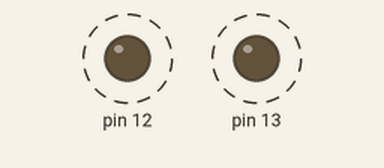
Bench run of a sketch on a simulated Arduino Uno, built with avr-gcc and run on an emulated ATmega328P. Shown: output pins drawn as LEDs (lit = HIGH). Dashed ring = blinking.

Above: at 0.05 s.
Timing chart, 0 to 4.6 s (numbered marks = the images above):
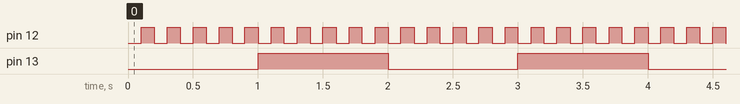

The sketch:

differente_time.ino
```cpp
unsigned long previousMillisLED12=0;
unsigned long previousMillisLED13=0;


int intervalLED12 = 100;
int intervalLED13 = 1000;

boolean LED13state = false;
boolean LED12state = false;

void setup(){
  pinMode(13 , OUTPUT);
  pinMode(12 , OUTPUT);
}

void loop(){
  unsigned long currentMillis = millis();

  if ((currentMillis - previousMillisLED12) >= intervalLED12) {
     LED12state = !LED12state;
     digitalWrite(12, LED12state);
     previousMillisLED12 = currentMillis;
  }

   if ((currentMillis - previousMillisLED13) >= intervalLED13) {
     LED13state = !LED13state;
     digitalWrite(13, LED13state);
     previousMillisLED13 = currentMillis;
  }
}
```

Measured:
- by itself, pin 12: alternates HIGH for 0.10 s and LOW for 0.10 s
- by itself, pin 13: alternates HIGH for 1.0 s and LOW for 1.0 s
